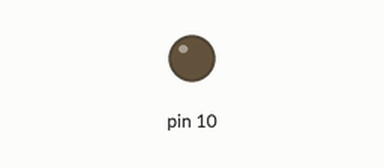
The sketch below on a simulated Arduino Uno, built with avr-gcc and run on an emulated ATmega328P. On the bench: output pins drawn as LEDs (lit = HIGH).

Above: at 0.05 s.
At 0.65 s:
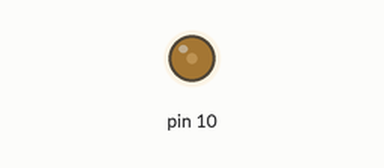
At 1.3 s:
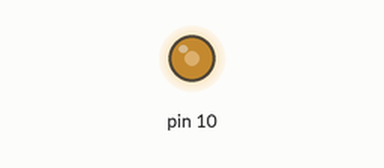
At 2.6 s:
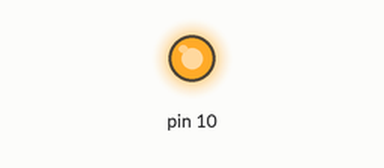
Timing chart, 0 to 6.0 s (numbered marks = the images above):
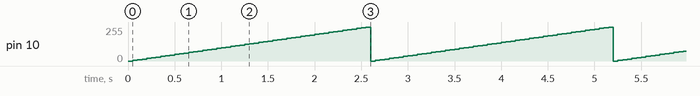

The sketch:

powerful_kieran3.ino
```cpp
void setup()
{
  pinMode(10, OUTPUT);
}

void loop()
{
  int intensidade = 0; // variável local
  for (intensidade = 0; intensidade <= 255; intensidade += 5) {
    analogWrite(10, intensidade);
    delay(50);
  }
}
```

Measured:
- by itself, pin 10: ramps from 0/255 to 255/255 and jumps back, once every 2.6 s
